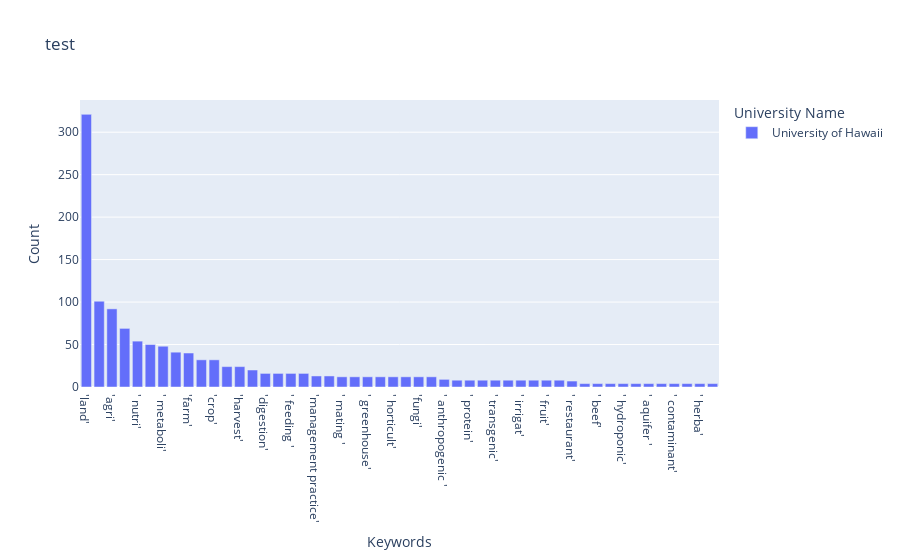

Write notebook code for a chart like this one.
### Code cell
fig = px.bar(with_total_count, x="Keywords", y='Count' ,color = 'University Name', title="test")
fig.show()

### Figure 1 — Plotly figure (JSON) as saved in the notebook; plotly's stock layout.template omitted (floating-point values rounded to 4 significant figures)
{"data": [{"alignmentgroup": "True", "hovertemplate": "University Name=University of Hawaii<br>Keywords=%{x}<br>Count=%{y}<extra></extra>", "legendgroup": "University of Hawaii", "marker": {"color": "#636efa"}, "name": "University of Hawaii", "offsetgroup": "University of Hawaii", "orientation": "v", "showlegend": true, "textposition": "auto", "type": "bar", "x": ["'land'", "' animal'", "'agri'", "' fish'", "' nutri'", "'food'", "' metaboli'", "' soil'", "'farm'", "'breed'", "'crop'", "' aquaculture'", "'harvest'", "'botany'", "'digestion'", "' nursery '", "' feeding '", "' productivity '", "'management practice'", "'agro'", "' mating '", "' fiber'", "' greenhouse'", "' herb'", "' horticult'", "' rural '", "'fungi'", "' livestock '", "' anthropogenic '", "' nitrogen'", "' protein'", "' ferment'", "' transgenic'", "'geospatial'", "' irrigat'", "' diet'", "' fruit'", "'garden'", "' restaurant'", "' geoarchaeolog'", "' beef'", "' amino acid'", "' hydroponic'", "' hunger '", "' aquifer '", "' herbi'", "' contaminant'", "' diabetes '", "' herba'", "' feed '"], "xaxis": "x", "y": [321, 101, 92, 69, 54, 50, 48, 41, 40, 32, 32, 24, 24, 20, 16, 16, 16, 16, 13, 13, 12, 12, 12, 12, 12, 12, 12, 12, 9, 8, 8, 8, 8, 8, 8, 8, 8, 8, 7, 4, 4, 4, 4, 4, 4, 4, 4, 4, 4, 4], "yaxis": "y"}], "layout": {"barmode": "relative", "legend": {"title": {"text": "University Name"}, "tracegroupgap": 0}, "title": {"text": "test"}, "xaxis": {"anchor": "y", "domain": [0, 1], "title": {"text": "Keywords"}}, "yaxis": {"anchor": "x", "domain": [0, 1], "title": {"text": "Count"}}}}
